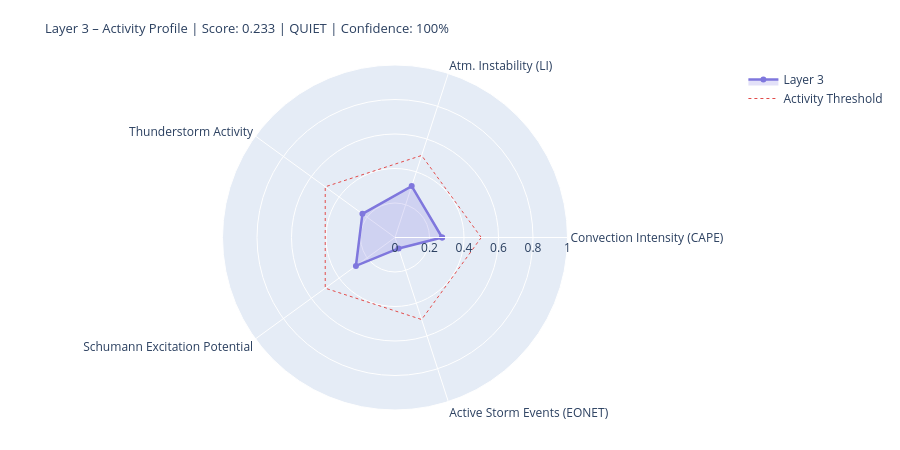

Notebook code for this chart:
### Markdown cell above
---
## 4. State Assessment & Handoff to Layer 4/5

### Code cell
# ============================================================
# LAYER-3-SCORE
# Five dynamic components
# ============================================================

def norm(v, lo, hi):
    if v is None or (isinstance(v, float) and math.isnan(v)): return None
    return round(max(0.0, min(1.0, (v - lo) / (hi - lo))), 4)

# --- 1) Convection intensity (global CAPE mean) ---
cape_mean = df_atm['cape'].dropna().mean() if not df_atm.empty else None
conv_score = norm(cape_mean, 0, 3000)
conv_src   = 'primary' if cape_mean is not None else 'missing'

# --- 2) Atmospheric instability (LI mean) ---
li_mean   = df_atm['li'].dropna().mean() if not df_atm.empty else None
# Negative LI = unstable → higher score
instab_score = norm(-li_mean if li_mean is not None else None, -6, 6)
instab_src   = 'primary' if li_mean is not None else 'missing'

# --- 3) Thunderstorm activity (mean thunder score + WMO count) ---
thunder_mean = df_atm['thunder_score'].mean() if not df_atm.empty else None
n_thunder    = int(df_atm['thunderstorm'].sum()) if not df_atm.empty else 0
thunder_score_val = norm(
    (thunder_mean or 0) * 0.7 + n_thunder * 0.1, 0, 1.0
) if thunder_mean is not None else None
thunder_src = 'primary'

# --- 4) Schumann excitation potential (weighted Schumann contribution) ---
schumann_pot = df_atm['schumann_contribution'].mean() if not df_atm.empty else None
# Boosted by Layer-2 thunderstorm trigger
if schumann_pot is not None and l2_thunder:
    schumann_pot = min(1.0, schumann_pot * 1.2)
schumann_score = norm(schumann_pot, 0, 1.0) if schumann_pot is not None else None
schumann_src   = 'derived'

# --- 5) Storm activity (NASA EONET) ---
# Distinction: None = data not loaded, 0.0 = loaded but no events
storm_score = None
storm_src   = 'missing'
if raw.get('storms') is not None:          # API reached successfully
    storm_score = norm(len(storm_events), 0, 30) if storm_events else 0.0
    storm_src   = 'primary'

# X-Ray and Kp: context only, not in dynamic score
# (X-Ray = Layer-0/4 driver; Kp = geomagnetic index, not a lightning proxy)
xray_context = None
if raw.get('xray'):
    df_xc = pd.DataFrame(raw['xray'])
    fc = next((c for c in df_xc.columns
               if any(k in c.lower() for k in ['flux','long']) and 'time' not in c.lower()),
              df_xc.columns[1])
    df_xc[fc] = pd.to_numeric(df_xc[fc], errors='coerce')
    xray_last = df_xc[fc].dropna().iloc[-1] if not df_xc[fc].dropna().empty else None
    if xray_last:
        xray_class = ('X' if xray_last>=1e-4 else 'M' if xray_last>=1e-5
                      else 'C' if xray_last>=1e-6 else 'B')
        xray_context = {'flux': float(xray_last), 'class': xray_class}
        print(f'X-Ray context: {xray_class}-class ({xray_last:.2e} W/m²)')

# --- Aggregate ---
COMPONENTS = {
    'Convection Intensity (CAPE)':  {'score': conv_score,       'source': conv_src,    'dynamic': True},
    'Atm. Instability (LI)':         {'score': instab_score,     'source': instab_src,  'dynamic': True},
    'Thunderstorm Activity':              {'score': thunder_score_val, 'source': thunder_src, 'dynamic': True},
    'Schumann Excitation Potential':   {'score': schumann_score,   'source': schumann_src,'dynamic': True},
    'Active Storm Events (EONET)': {'score': storm_score,      'source': storm_src,   'dynamic': True},
}

available   = {k: v['score'] for k, v in COMPONENTS.items() if v['score'] is not None}
unavailable = [k for k, v in COMPONENTS.items() if v['score'] is None]
layer3_score = round(sum(available.values()) / len(available), 4) if available else None
confidence   = round(len(available) / len(COMPONENTS), 2)
level = ('unknown' if layer3_score is None
         else 'quiet'   if layer3_score < 0.3
         else 'moderate' if layer3_score < 0.6
         else 'active')
dominant_l3 = max(available, key=available.get) if available else 'none'

# --- Ausgabe ---
W = 68
print('=' * W)
print('LAYER 3 – ATMOSPHERE / WEATHER / THUNDERSTORMS – STATE ASSESSMENT')
print('=' * W)
for name, comp in COMPONENTS.items():
    s = comp['score']
    if s is not None:
        bar = '█' * int(s * 20) + '░' * (20 - int(s * 20))
        print(f'  {name:<36} {bar}  {s:.3f}  [{comp["source"]}]')
    else:
        print(f'  {name:<36} {"─" * 20}  n/a   [missing]')
print('-' * W)
print(f'  Score:        {layer3_score:.3f}  ({len(available)}/{len(COMPONENTS)} components)')
print(f'  Confidence:   {confidence:.0%}')
print(f'  Level:        {level.upper()}')
print(f'  Dominant:     {dominant_l3}')
print(f'  CAPE mean:    {cape_mean:.0f} J/kg' if cape_mean else '  CAPE mean:    n/a')
print(f'  LI mean:      {li_mean:.1f} K' if li_mean is not None else '  LI mean:      n/a')
print(f'  Thunderstorms:{n_thunder} points (WMO)  +  {len(storm_events)} NASA EONET')
print('=' * W)

# Radar
cats   = list(available.keys())
vals_r = list(available.values())
if len(cats) >= 3:
    fig = go.Figure()
    fig.add_trace(go.Scatterpolar(
        r=vals_r + [vals_r[0]], theta=cats + [cats[0]],
        fill='toself', fillcolor='rgba(127,119,221,0.22)',
        line=dict(color='#7F77DD', width=2.5), name='Layer 3'
    ))
    fig.add_trace(go.Scatterpolar(
        r=[0.5] * (len(cats)+1), theta=cats + [cats[0]],
        line=dict(color='#E24B4A', dash='dot', width=1),
        mode='lines', name='Activity Threshold'
    ))
    fig.update_layout(
        title=dict(
            text=f'Layer 3 – Activity Profile | Score: {layer3_score:.3f} | {level.upper()} | Confidence: {confidence:.0%}',
            font=dict(size=13)
        ),
        polar=dict(radialaxis=dict(visible=True, range=[0, 1])),
        height=450, showlegend=True,
        margin=dict(l=60, r=60, t=65, b=40)
    )
    fig.show()

### Figure 1 — Plotly figure (JSON) as saved in the notebook; plotly's stock layout.template omitted (floating-point values rounded to 4 significant figures)
{"data": [{"fill": "toself", "fillcolor": "rgba(127,119,221,0.22)", "line": {"color": "#7F77DD", "width": 2.5}, "name": "Layer 3", "r": [0.2733, 0.3133, 0.2334, 0.28, 0.0667, 0.2733], "theta": ["Convection Intensity (CAPE)", "Atm. Instability (LI)", "Thunderstorm Activity", "Schumann Excitation Potential", "Active Storm Events (EONET)", "Convection Intensity (CAPE)"], "type": "scatterpolar"}, {"line": {"color": "#E24B4A", "dash": "dot", "width": 1}, "mode": "lines", "name": "Activity Threshold", "r": [0.5, 0.5, 0.5, 0.5, 0.5, 0.5], "theta": ["Convection Intensity (CAPE)", "Atm. Instability (LI)", "Thunderstorm Activity", "Schumann Excitation Potential", "Active Storm Events (EONET)", "Convection Intensity (CAPE)"], "type": "scatterpolar"}], "layout": {"height": 450, "margin": {"b": 40, "l": 60, "r": 60, "t": 65}, "polar": {"radialaxis": {"range": [0, 1], "visible": true}}, "showlegend": true, "title": {"font": {"size": 13}, "text": "Layer 3 – Activity Profile | Score: 0.233 | QUIET | Confidence: 100%"}}}
